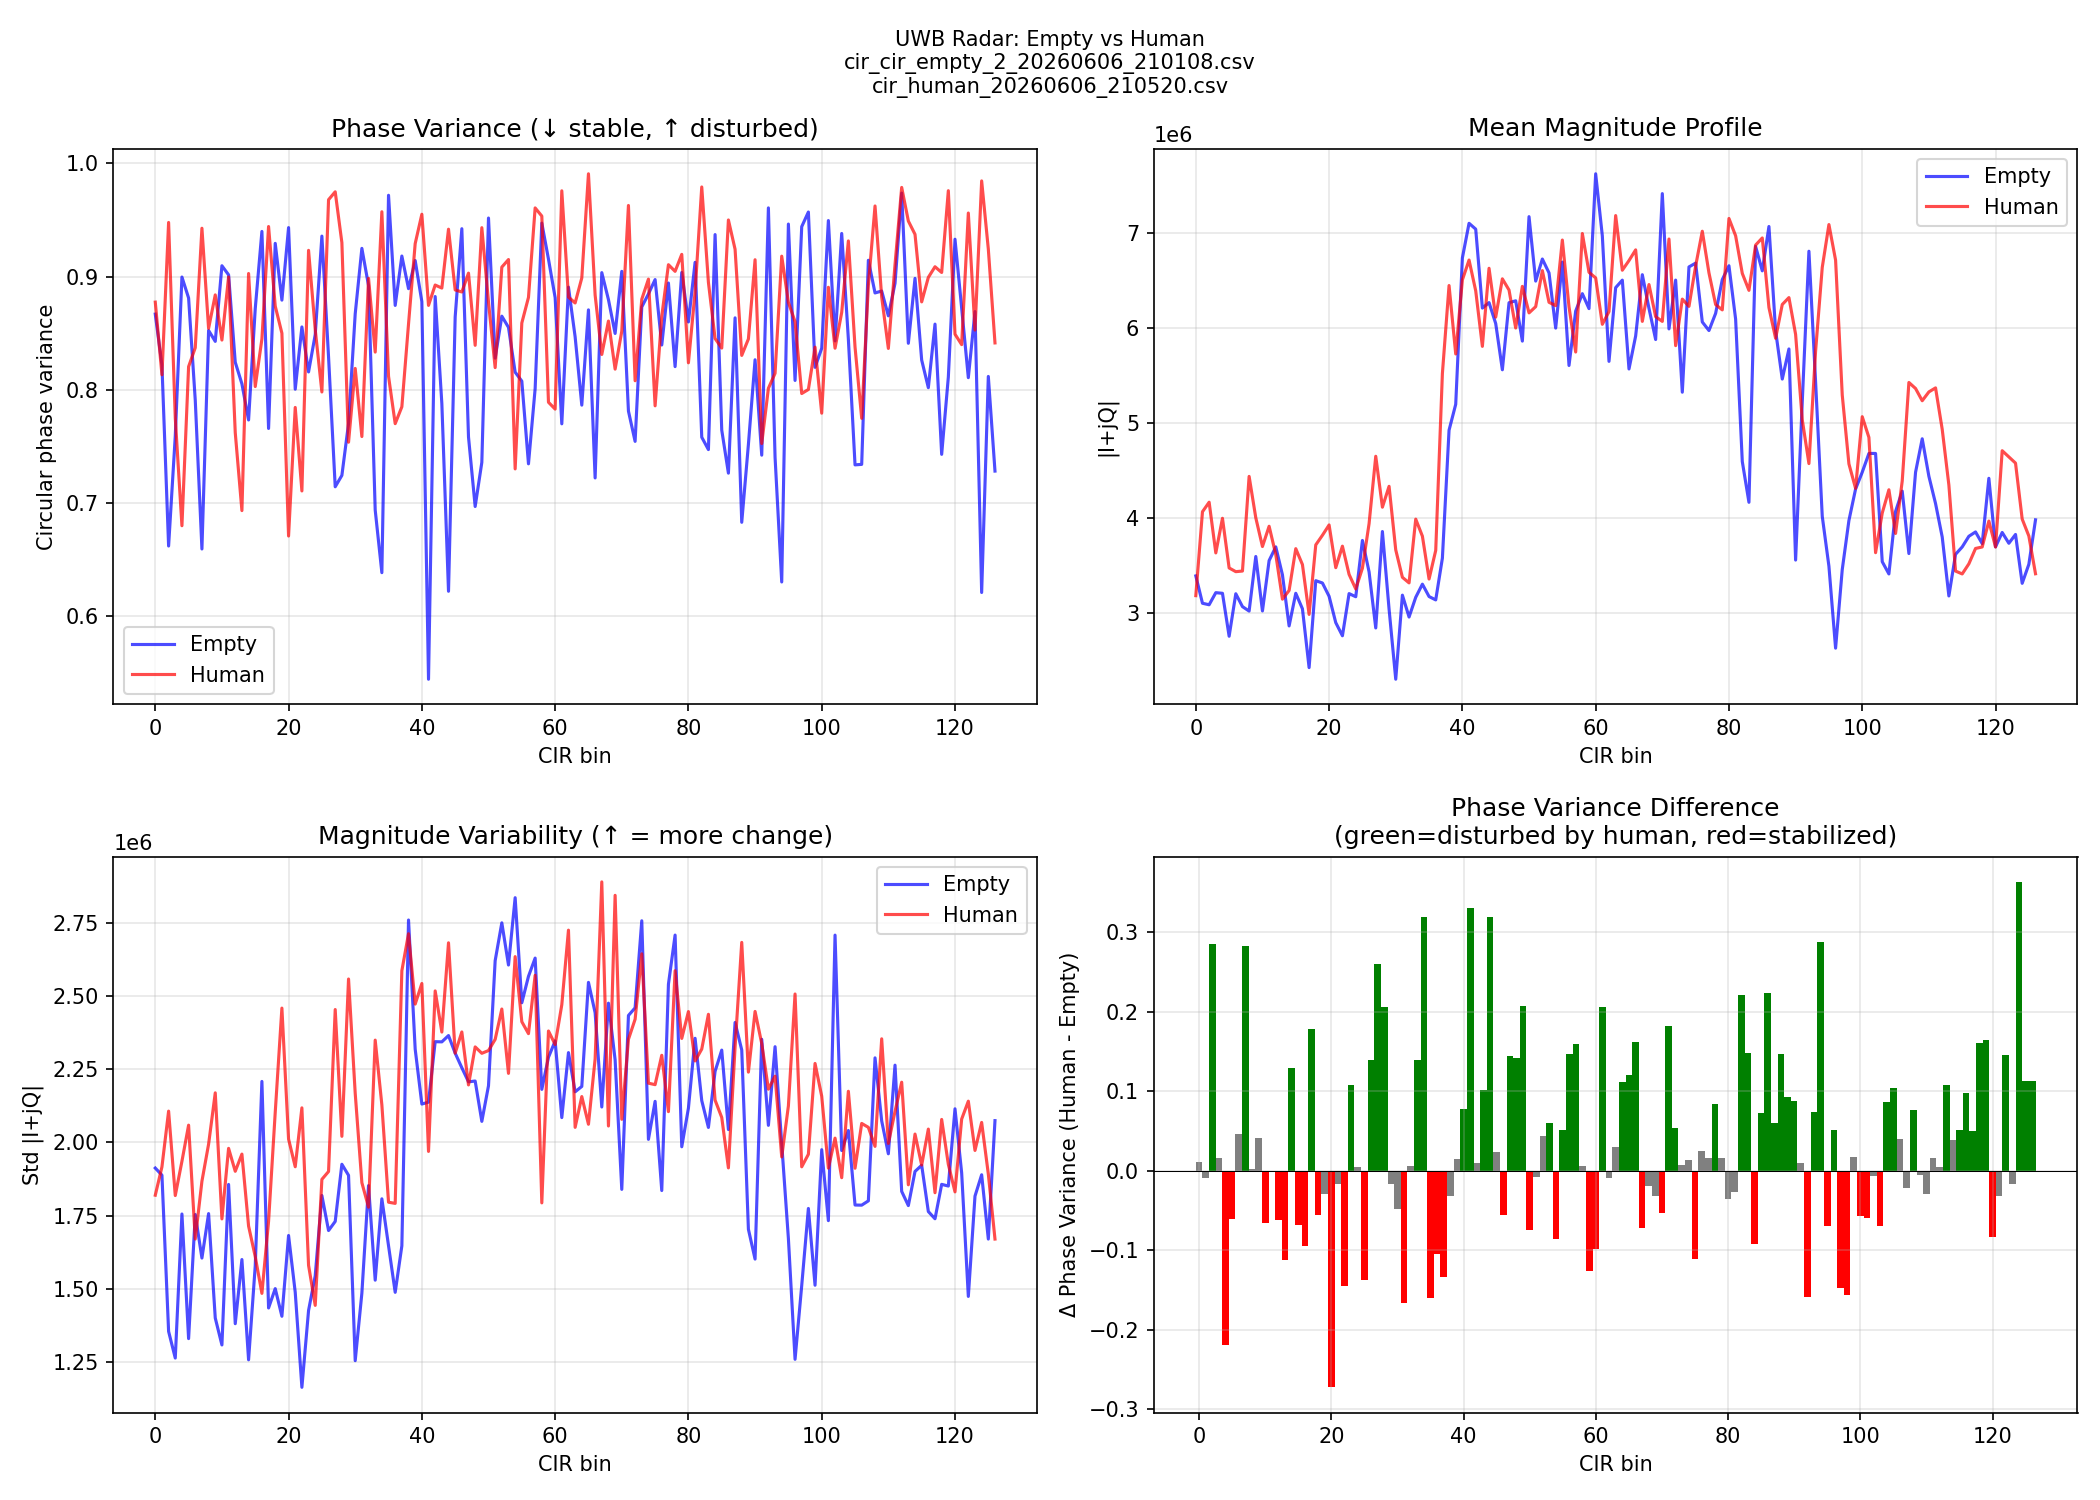

The script that saved this image:
"""
cir_compare.py — 空车 vs 有人 CIR 对比分析

Usage:
    python cir_compare.py cir_empty.csv cir_human.csv
"""

import sys
import numpy as np
import matplotlib
matplotlib.use('Agg')  # no GUI
import matplotlib.pyplot as plt
from pathlib import Path

def load_cir(filepath):
    """Load CIR CSV, return dict of arrays."""
    with open(filepath) as f:
        header = f.readline().strip().split(",")
    data = np.genfromtxt(filepath, delimiter=",", skip_header=1, filling_values=0)
    if data.ndim == 1:
        data = data.reshape(1, -1)

    # Column indices
    cols = {h: i for i, h in enumerate(header)}

    # Extract I/Q columns
    n_bins = 0
    while f"i{n_bins}" in cols:
        n_bins += 1

    result = {
        "file": Path(filepath).name,
        "data": data,
        "cols": cols,
        "n_bins": n_bins,
    }
    return result


def compute_phase(cir):
    """Compute phase = atan2(Q, I) for each frame, shape (n_frames, n_bins)."""
    data = cir["data"]
    n_bins = cir["n_bins"]
    cols = cir["cols"]
    phase = np.zeros((data.shape[0], n_bins), dtype=np.float64)
    for j in range(n_bins):
        i_idx = cols[f"i{j}"]
        q_idx = cols[f"q{j}"]
        phase[:, j] = np.arctan2(data[:, q_idx], data[:, i_idx])
    return phase


def compute_magnitude(cir):
    """Compute |I+jQ|."""
    data = cir["data"]
    n_bins = cir["n_bins"]
    cols = cir["cols"]
    mag = np.zeros((data.shape[0], n_bins), dtype=np.float64)
    for j in range(n_bins):
        i_idx = cols[f"i{j}"]
        q_idx = cols[f"q{j}"]
        mag[:, j] = np.sqrt(data[:, i_idx]**2 + data[:, q_idx]**2)
    return mag


def phase_variance(phase):
    """Per-bin circular variance of phase [0..1], lower=more stable."""
    mu_cos = np.mean(np.cos(phase), axis=0)
    mu_sin = np.mean(np.sin(phase), axis=0)
    R = np.sqrt(mu_cos**2 + mu_sin**2)  # resultant length
    return 1.0 - R  # circular variance, 0=perfectly stable, 1=uniform


def main():
    if len(sys.argv) < 3:
        print("Usage: python cir_compare.py <empty.csv> <human.csv>")
        sys.exit(1)

    empty = load_cir(sys.argv[1])
    human = load_cir(sys.argv[2])

    print(f"Empty: {empty['data'].shape[0]} frames, {empty['n_bins']} CIR bins")
    print(f"Human: {human['data'].shape[0]} frames, {human['n_bins']} CIR bins")

    # Phase
    phase_e = compute_phase(empty)
    phase_h = compute_phase(human)
    pvar_e = phase_variance(phase_e)
    pvar_h = phase_variance(phase_h)

    # Magnitude
    mag_e = compute_magnitude(empty)
    mag_h = compute_magnitude(human)
    mag_mean_e = np.mean(mag_e, axis=0)
    mag_mean_h = np.mean(mag_h, axis=0)
    mag_std_e  = np.std(mag_e, axis=0)
    mag_std_h  = np.std(mag_h, axis=0)

    # ── Plot ──
    fig, axes = plt.subplots(2, 2, figsize=(14, 10))
    fig.suptitle(f"UWB Radar: Empty vs Human\n"
                 f"{empty['file'][:40]}\n{human['file'][:40]}",
                 fontsize=10)

    bins = np.arange(empty["n_bins"])

    # 1. Phase variance per bin
    ax = axes[0, 0]
    ax.plot(bins, pvar_e, "b-", alpha=0.7, label="Empty")
    ax.plot(bins, pvar_h, "r-", alpha=0.7, label="Human")
    ax.set_xlabel("CIR bin")
    ax.set_ylabel("Circular phase variance")
    ax.set_title("Phase Variance (↓ stable, ↑ disturbed)")
    ax.legend()
    ax.grid(True, alpha=0.3)

    # 2. Mean magnitude
    ax = axes[0, 1]
    ax.plot(bins, mag_mean_e, "b-", alpha=0.7, label="Empty")
    ax.plot(bins, mag_mean_h, "r-", alpha=0.7, label="Human")
    ax.set_xlabel("CIR bin")
    ax.set_ylabel("|I+jQ|")
    ax.set_title("Mean Magnitude Profile")
    ax.legend()
    ax.grid(True, alpha=0.3)

    # 3. Magnitude std (variability indicator)
    ax = axes[1, 0]
    ax.plot(bins, mag_std_e, "b-", alpha=0.7, label="Empty")
    ax.plot(bins, mag_std_h, "r-", alpha=0.7, label="Human")
    ax.set_xlabel("CIR bin")
    ax.set_ylabel("Std |I+jQ|")
    ax.set_title("Magnitude Variability (↑ = more change)")
    ax.legend()
    ax.grid(True, alpha=0.3)

    # 4. Phase variance difference (Human - Empty)
    ax = axes[1, 1]
    diff = pvar_h - pvar_e
    colors = ["green" if d > 0.05 else ("red" if d < -0.05 else "gray")
              for d in diff]
    ax.bar(bins, diff, color=colors, width=1.0)
    ax.set_xlabel("CIR bin")
    ax.set_ylabel("Δ Phase Variance (Human - Empty)")
    ax.set_title("Phase Variance Difference\n(green=disturbed by human, red=stabilized)")
    ax.axhline(0, color="black", linewidth=0.5)
    ax.grid(True, alpha=0.3)

    plt.tight_layout()
    out = Path(sys.argv[1]).parent / "cir_compare.png"
    plt.savefig(out, dpi=150)
    print(f"\nPlot saved: {out}")

    # ── Summary stats ──
    print(f"\n{'='*50}")
    print(f"Summary")
    print(f"{'='*50}")
    print(f"               Empty         Human")
    print(f"Frames:        {empty['data'].shape[0]:5d}         {human['data'].shape[0]:5d}")
    print(f"CIR bins:      {empty['n_bins']:5d}         {human['n_bins']:5d}")
    print(f"Mean phase var: {np.mean(pvar_e):.4f}       {np.mean(pvar_h):.4f}")
    print(f"Peak phase var: {np.max(pvar_e):.4f}       {np.max(pvar_h):.4f}")
    print(f"Mean magnitude: {np.mean(mag_mean_e):.0f}       {np.mean(mag_mean_h):.0f}")

    # Per-bin breathing candidate bins (highest phase variance change)
    top_bins = np.argsort(-np.abs(diff))[:5]
    print(f"\nTop-5 most-changed bins:")
    for i in top_bins:
        print(f"  bin={i:3d}  Δvar={diff[i]:+.4f}  (empty={pvar_e[i]:.4f} → human={pvar_h[i]:.4f})")


if __name__ == "__main__":
    main()
